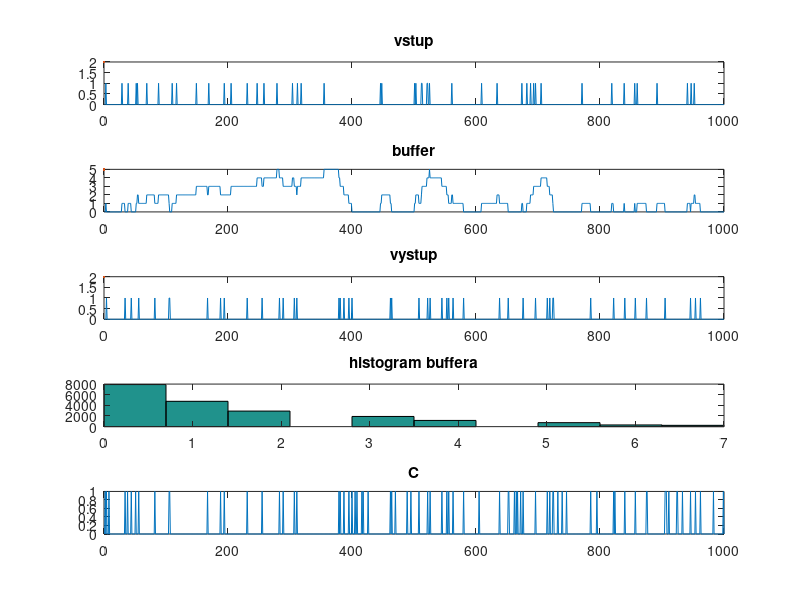

MATLAB code to generate this figure:
clear
format short

% parametre Binomickeho rozdelenia
p = 0.05;
n = 1;
nB = 1;
pB = 0.08;

c = 1;          %pocet spracovanych dat 
max=20000;       %pocet generovanych dat
maxPlot=1000;    %max pocet vykreslenych dat
minPlot=1;      %zaciatok vykreslenych dat
maxBuffer=6;
arrayBuffer=binornd(nB,pB,[1,max]);

A=0;
B=0;


arrayA=zeros(1,max);
arrayA=binornd(n,p,[1,max]);
arrayB=zeros(1,max);
Buffer=0;
arrayG=zeros(1,max);


for i=1:max
    Buffer=Buffer+arrayA(i);
   
        if Buffer > (maxBuffer+1)
            Buffer=maxBuffer+1;
        end
 
    if Buffer >= arrayBuffer(i)
        Buffer=Buffer-arrayBuffer(i);
        arrayB(i)=arrayBuffer(i);
        arrayG(i)=Buffer;
    else
        arrayB(i)=Buffer;
        Buffer = 0;
        arrayG(i)=Buffer;
    end
    
  end


A=cumsum(arrayA);
B=cumsum(arrayB);

t=linspace(1,max,max);
%tieto veci chcel Smiesko

%{
subplot(2,1,1)
plot(t(minPlot:maxPlot),A(minPlot:maxPlot))
hold on
plot(t(minPlot:maxPlot),B(minPlot:maxPlot))
subplot(2,1,2)
hist(arrayG);
%}

%pohlad na tok

subplot(5,1,1)
plot(t(minPlot:maxPlot),arrayA(minPlot:maxPlot),0,2)
title('vstup')
subplot(5,1,2)
plot(t(minPlot:maxPlot),arrayG(minPlot:maxPlot),0,5)
title('buffer')
subplot(5,1,3)
plot(t(minPlot:maxPlot),arrayB(minPlot:maxPlot),0,2)
title('vystup')
subplot(5,1,4)
hist(arrayG)
title('histogram buffera')
subplot(5,1,5)
plot(t(minPlot:maxPlot),arrayBuffer(minPlot:maxPlot))
title('C')